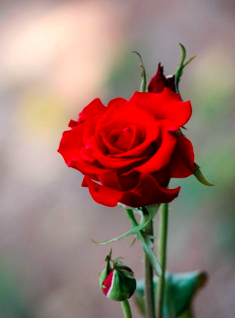
#> input picture rosa.png, 235 x 318 px
$ python filtros_experimentacao.py
#> lines starting #> are read from the running program, lines starting #| are printed output that depends on the picture
import cv2
import numpy as np
import matplotlib.pyplot as plt

# Lê a imagem original em escala de cinza
imagem = cv2.imread('rosa.png', cv2.IMREAD_GRAYSCALE)
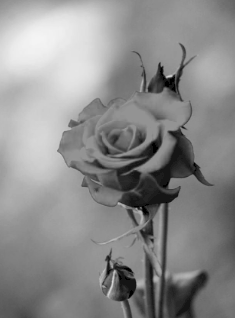
#> imagem: shape (318, 235); min 0, max 244, mean 139.9

# ==========================================
# --- 1. FILTRO MÉDIA (Experimentação) ---
# ==========================================

# Aplicando o filtro de média com tamanhos crescentes de kernel
media_3x3 = cv2.blur(imagem, (3, 3))
media_5x5 = cv2.blur(imagem, (5, 5))
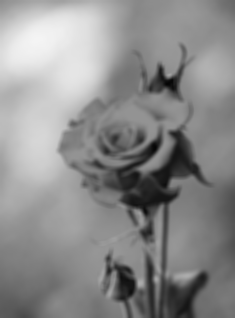
#> media_5x5: shape (318, 235); min 5, max 244, mean 139.9
media_7x7 = cv2.blur(imagem, (7, 7))

# Mostrar os resultados da Média
plt.figure(figsize=(15, 10))

plt.subplot(2, 2, 1)
plt.imshow(imagem, cmap='gray')
plt.title('Imagem Original')
plt.axis('off')

plt.subplot(2, 2, 2)
plt.imshow(media_3x3, cmap='gray')
plt.title('Filtro de Média 3x3')
plt.axis('off')

plt.subplot(2, 2, 3)
plt.imshow(media_5x5, cmap='gray')
plt.title('Filtro de Média 5x5')
plt.axis('off')

plt.subplot(2, 2, 4)
plt.imshow(media_7x7, cmap='gray')
plt.title('Filtro de Média 7x7')
plt.axis('off')

plt.tight_layout()
plt.show()
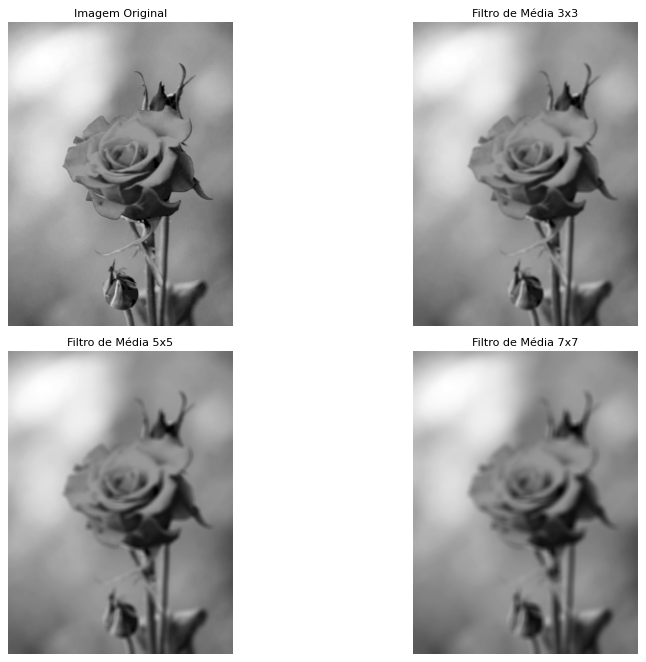
#> figure drawn by matplotlib, 4 panels

# ==========================================
# --- 2. FILTRO MEDIANA (Experimentação) ---
# ==========================================

# Aplicando o filtro de mediana com tamanhos crescentes de kernel (sempre ímpares)
mediana_3x3 = cv2.medianBlur(imagem, 3)
mediana_5x5 = cv2.medianBlur(imagem, 5)
mediana_7x7 = cv2.medianBlur(imagem, 7)

# Mostrar os resultados da Mediana
plt.figure(figsize=(15, 10))

plt.subplot(2, 2, 1)
plt.title('Imagem Original')
plt.imshow(imagem, cmap='gray')
plt.axis('off')

plt.subplot(2, 2, 2)
plt.title('Filtro de Mediana 3x3')
plt.imshow(mediana_3x3, cmap='gray')
plt.axis('off')

plt.subplot(2, 2, 3)
plt.title('Filtro de Mediana 5x5')
plt.imshow(mediana_5x5, cmap='gray')
plt.axis('off')

plt.subplot(2, 2, 4)
plt.title('Filtro de Mediana 7x7')
plt.imshow(mediana_7x7, cmap='gray')
plt.axis('off')

plt.tight_layout()
plt.show()

$ run again, with filtro_aplicado_mediana.png copied over rosa.png
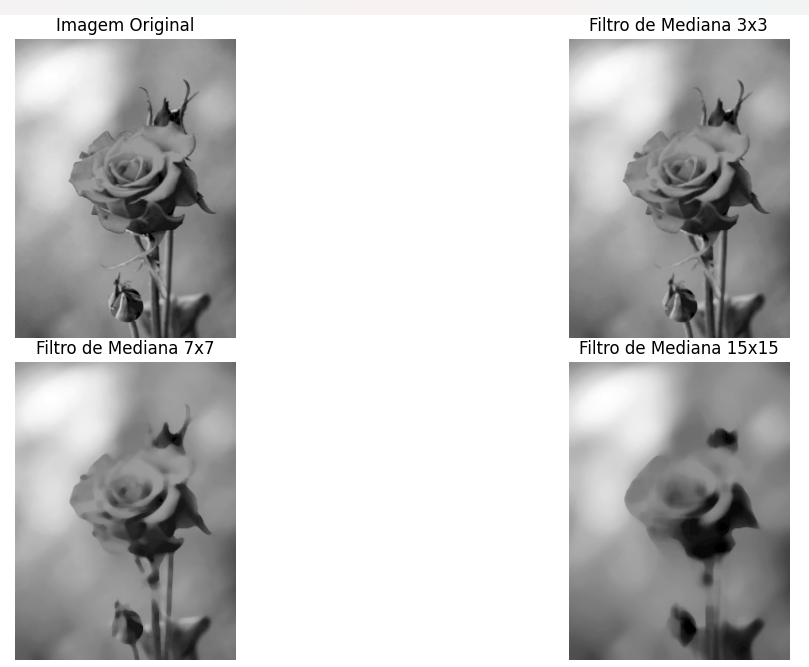
#> input picture filtro_aplicado_mediana.png, 809 x 667 px
#> `media_7x7 = cv2.blur(imagem, (7, 7))`:
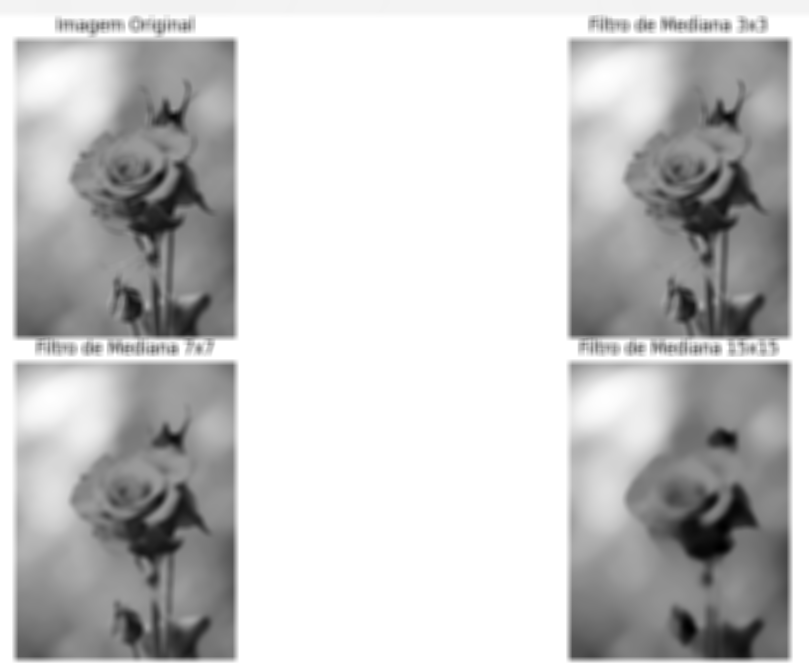
#> media_7x7: shape (667, 809); min 0, max 255, mean 199.1
#> `plt.show()`:
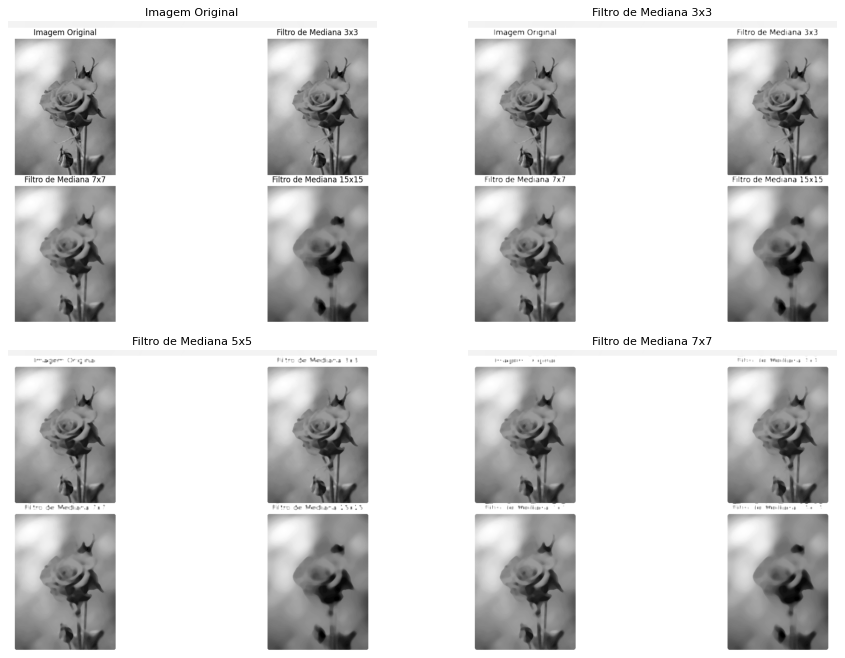
#> figure drawn by matplotlib, 4 panels
